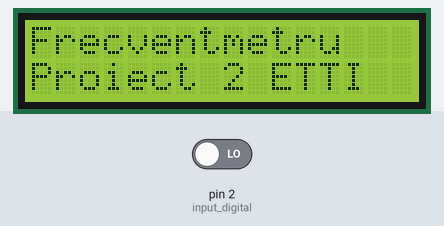
This sketch was run on a simulated Arduino Uno, built with avr-gcc and run on an emulated ATmega328P. On the bench: 16×2 character LCD. The inputs (shaded band) are chosen by the test bench; at power-on: pin 2 (input_digital) LOW. What the sketch prints to the serial monitor is not drawn.

Above: at 0.1 s.
At 1.1 s:
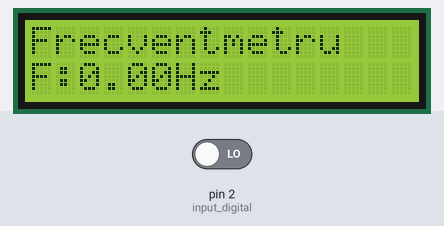

The sketch:

software.ino
```cpp
#include <LiquidCrystal.h>
LiquidCrystal lcd(3, 4, 5, 6, 7, 8);

const int input_digital = 2;
unsigned long timp_afisare;
unsigned long timp_masurare;
unsigned long impulsuri;
double frecventa;
float perioada;
int unitate_masura = 1;

void setup()
{
  lcd.begin(16, 2);
  lcd.setCursor(0, 0);
  lcd.print("Frecventmetru");
  lcd.setCursor(0, 1);
  lcd.print("Proiect 2 ETTI");

  Serial.begin(9600);
  Serial.println("Frecventmetru");
  Serial.println("Proiect 2 ETTI");
}

void loop()
{
  perioada = 2 * pulseIn(input_digital, HIGH);

  if (millis() - timp_afisare > 500) {
    Serial.print("Frecventa:");
    Serial.print(frecventa);
    if (unitate_masura == 1)Serial.println("Hz");
    else  if (unitate_masura == 2)Serial.println("kHz");

    lcd.clear();
    lcd.setCursor(0, 0);
    lcd.print("Frecventmetru");
    lcd.setCursor(0, 1);
    lcd.print("F:");
    lcd.print(frecventa);
    if (unitate_masura == 1)lcd.print("Hz");
    else  if (unitate_masura == 2)lcd.print("kHz");
    timp_afisare = millis();
  }

  if (micros() - timp_masurare >= 100000) {
    if (perioada)frecventa = 1000000 / perioada;
    else frecventa = 0;

    if (frecventa > 1000) {
      frecventa = frecventa / 1000;
      unitate_masura = 2;
    }
    else unitate_masura = 1;
    timp_masurare = micros();  //tine minte momentul de timp cand s-a facut masuratoare de frecventa
  }  //if timp

}  //loop
```
